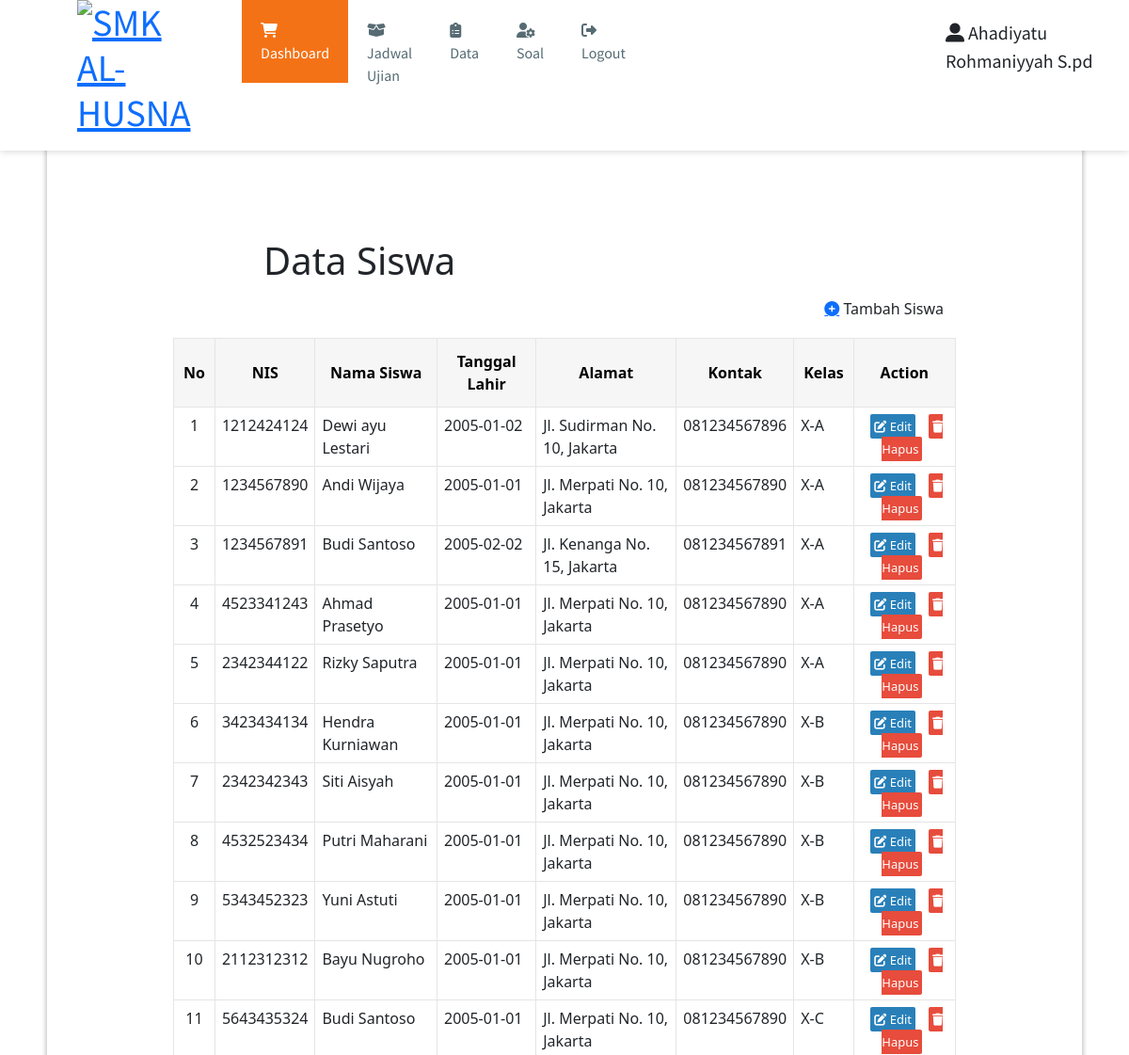
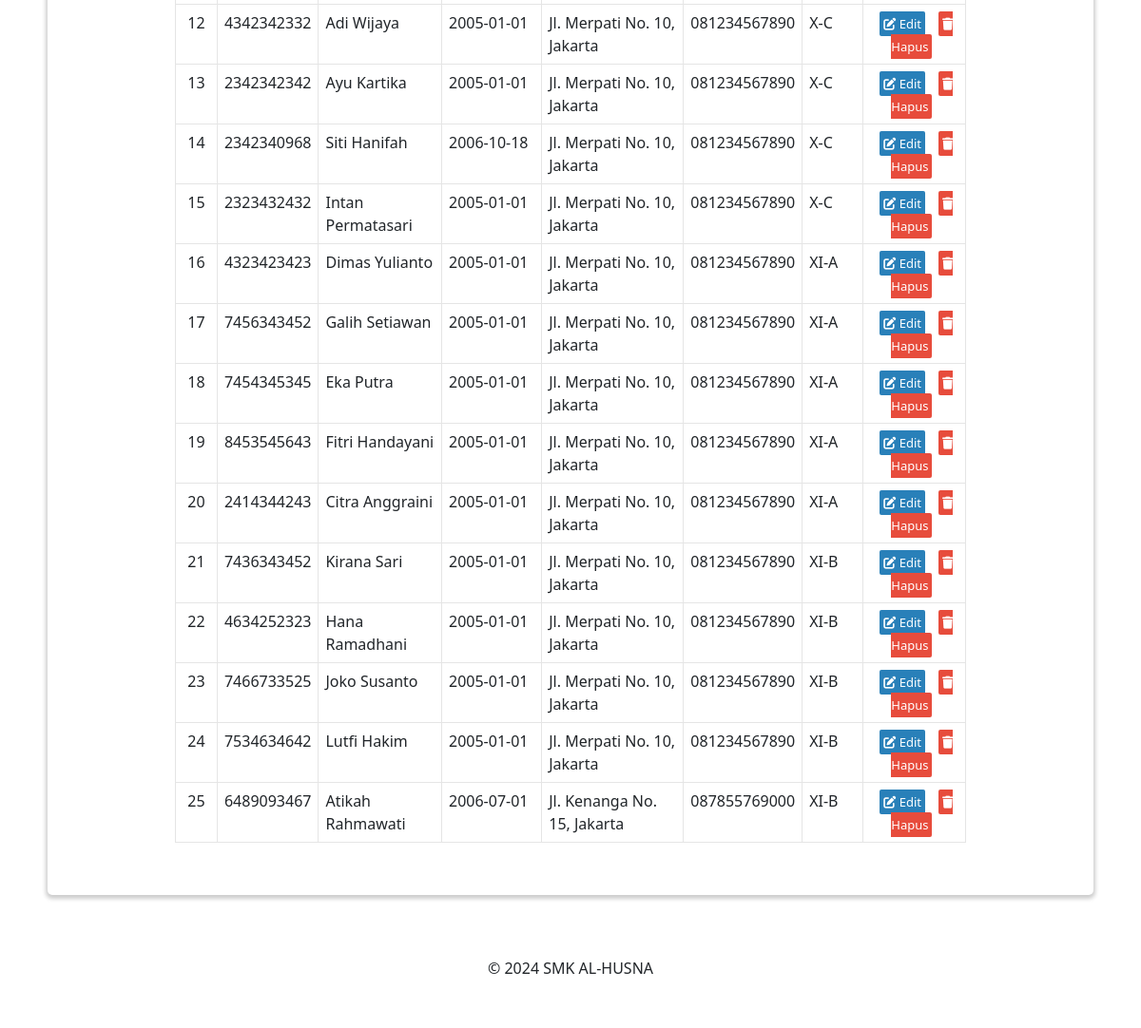
The app's page /dataSiswa.php (signed in) with its own data (2 pictures, top to bottom).
### tables this page shows
CREATE TABLE `siswa` (
  `nis` varchar(10) NOT NULL,
  `siswa` varchar(30) NOT NULL,
  `tanggal_lahir` date NOT NULL,
  `alamat` varchar(30) NOT NULL,
  `kontak` varchar(13) NOT NULL,
  `id_kelas` varchar(10) NOT NULL,
  `id_user` varchar(10) NOT NULL
);

CREATE TABLE `kelas` (
  `id_kelas` varchar(10) NOT NULL,
  `kelas` varchar(30) NOT NULL,
  `ruangan` varchar(10) NOT NULL,
  `ketua_kelas` varchar(30) NOT NULL
);

### dataSiswa.php (the view, shortened to what this page needs)
<?php include "header.php"; ?>
<main>
	<div>
		<?php include "headerdata.php"; ?>
		<div>
			<h1 style="margin-left: 200px; margin-top: 100px;">Data Siswa</h1>
		</div>
	</div>
	<div class="content-produk">
		<button class="btn btn-tambahkan-produk" id="btn-tambahkan-produk" data-bs-toggle="modal" data-bs-target="#addSiswa"><a class="fas fa-plus-circle"></a> Tambah Siswa</i></button>
		<div style="height: 50px;"></div>
		<table class="table-produk">
			<tr>
				<th class="text-center align-middle">No</th>
				<th class="text-center align-middle">NIS</th>
				<th class="text-center align-middle">Nama Siswa</th>
				<th class="text-center align-middle">Tanggal Lahir</th>
				<th class="text-center align-middle">Alamat</th>
				<th class="text-center align-middle">Kontak</th>
				<th class="text-center align-middle">Kelas</th>
				<th class="text-center align-middle" colspan="2">Action</th>
			</tr>
			<?php
			$ambildata = mysqli_query($mysqli, "SELECT * FROM siswa left join kelas on siswa.id_kelas=kelas.id_kelas order by siswa.id_kelas asc;");
			$i = 1;
			while ($data = mysqli_fetch_array($ambildata)) {
			?>
				<tr>
					<td style="text-align: center;"><?= $i; ?></td>
					<td><?= $data["nis"]; ?></td>
					<td><?= $data["siswa"]; ?></td>
					<td><?= $data['tanggal_lahir']; ?></td>
					<td><?= $data['alamat']; ?></td>
					<td><?= $data['kontak']; ?></td>
					<td><?= $data['kelas']; ?></td>
					<td style="text-align: center;">
						<a href="#" class="action-edit" data-bs-toggle="modal" data-bs-target="#edit<?= $data['nis']; ?>"><i class="fas fa-edit"></i> Edit</a>
						<a href="#" class="action-hapus" data-bs-toggle="modal" data-bs-target="#delete<?= $data['nis']; ?>"><i class="fas fa-trash"></i> Hapus</a>
					</td>
				</tr>
			<?php
				$i++;
			}
			?>
		</table>
	</div>
</main>
<?php include "footer.php"; ?>

### assets/styles/style.css (style rules this page uses)
body { font-family: 'Lato', sans-serif; color: #585858; background: #E7EFF2; }
main { background: white; box-shadow: 0 2px 4px 2px rgba(0, 0, 0, 0.2); border-radius: 5px; padding: 30px; margin: 85px 50px 30px; }
.btn { cursor: pointer; border: 1.5px solid #F47216; padding: 10px; border-radius: 5px; transition: 0.5s; font-weight: 600; text-decoration: none; }
.btn-tambahkan-produk, .btn-tambahkan-transaksi { background-color: #F47216; color: white; float: right; }
.table-produk, .table-laporan { margin: auto; margin-bottom: 25px; width: 100%; }
.table-produk td, .table-laporan td { border: 1.5px solid #E5E5E5; padding: 7px; }
.table-produk th, .table-laporan th { color: #000; background-color: #F6F6F6; border: 1.5px solid #E5E5E5; padding: 12px 10px; font-weight: 600; text-decoration: none; }
.content-produk, .content-laporan { width: 80%; margin: auto; }
.action-hapus, .action-edit, .action-detail { text-decoration: none; color: white; padding: 4px; margin: 5px; font-size: 13px; border-radius: 2px; }
.action-hapus { background-color: #e74c3c; }
.action-edit, .action-detail { background-color: #2980b9; }

### records on screen
siswa: nis "1212424124", siswa "Dewi ayu Lestari", tanggal_lahir "2005-01-02", alamat "Jl. Sudirman No. 10, Jakarta", kontak "081234567896", id_kelas.kelas "X-A"
siswa: nis "1234567890", siswa "Andi Wijaya", tanggal_lahir "2005-01-01", alamat "Jl. Merpati No. 10, Jakarta", kontak "081234567890", id_kelas.kelas "X-A"
siswa: nis "1234567891", siswa "Budi Santoso", tanggal_lahir "2005-02-02", alamat "Jl. Kenanga No. 15, Jakarta", kontak "081234567891", id_kelas.kelas "X-A"
siswa: nis "4523341243", siswa "Ahmad Prasetyo", tanggal_lahir "2005-01-01", alamat "Jl. Merpati No. 10, Jakarta", kontak "081234567890", id_kelas.kelas "X-A"
siswa: nis "2342344122", siswa "Rizky Saputra", tanggal_lahir "2005-01-01", alamat "Jl. Merpati No. 10, Jakarta", kontak "081234567890", id_kelas.kelas "X-A"
siswa: nis "3423434134", siswa "Hendra Kurniawan", tanggal_lahir "2005-01-01", alamat "Jl. Merpati No. 10, Jakarta", kontak "081234567890", id_kelas.kelas "X-B"
siswa: nis "2342342343", siswa "Siti Aisyah", tanggal_lahir "2005-01-01", alamat "Jl. Merpati No. 10, Jakarta", kontak "081234567890", id_kelas.kelas "X-B"
siswa: nis "4532523434", siswa "Putri Maharani", tanggal_lahir "2005-01-01", alamat "Jl. Merpati No. 10, Jakarta", kontak "081234567890", id_kelas.kelas "X-B"
siswa: nis "5343452323", siswa "Yuni Astuti", tanggal_lahir "2005-01-01", alamat "Jl. Merpati No. 10, Jakarta", kontak "081234567890", id_kelas.kelas "X-B"
siswa: nis "2112312312", siswa "Bayu Nugroho", tanggal_lahir "2005-01-01", alamat "Jl. Merpati No. 10, Jakarta", kontak "081234567890", id_kelas.kelas "X-B"
siswa: nis "5643435324", siswa "Budi Santoso", tanggal_lahir "2005-01-01", alamat "Jl. Merpati No. 10, Jakarta", kontak "081234567890", id_kelas.kelas "X-C"
siswa: nis "4342342332", siswa "Adi Wijaya", tanggal_lahir "2005-01-01", alamat "Jl. Merpati No. 10, Jakarta", kontak "081234567890", id_kelas.kelas "X-C"
siswa: nis "2342342342", siswa "Ayu Kartika", tanggal_lahir "2005-01-01", alamat "Jl. Merpati No. 10, Jakarta", kontak "081234567890", id_kelas.kelas "X-C"
siswa: nis "2342340968", siswa "Siti Hanifah", tanggal_lahir "2006-10-18", alamat "Jl. Merpati No. 10, Jakarta", kontak "081234567890", id_kelas.kelas "X-C"
siswa: nis "2323432432", siswa "Intan Permatasari", tanggal_lahir "2005-01-01", alamat "Jl. Merpati No. 10, Jakarta", kontak "081234567890", id_kelas.kelas "X-C"
siswa: nis "4323423423", siswa "Dimas Yulianto", tanggal_lahir "2005-01-01", alamat "Jl. Merpati No. 10, Jakarta", kontak "081234567890", id_kelas.kelas "XI-A"
siswa: nis "7456343452", siswa "Galih Setiawan", tanggal_lahir "2005-01-01", alamat "Jl. Merpati No. 10, Jakarta", kontak "081234567890", id_kelas.kelas "XI-A"
siswa: nis "7454345345", siswa "Eka Putra", tanggal_lahir "2005-01-01", alamat "Jl. Merpati No. 10, Jakarta", kontak "081234567890", id_kelas.kelas "XI-A"
siswa: nis "8453545643", siswa "Fitri Handayani", tanggal_lahir "2005-01-01", alamat "Jl. Merpati No. 10, Jakarta", kontak "081234567890", id_kelas.kelas "XI-A"
siswa: nis "2414344243", siswa "Citra Anggraini", tanggal_lahir "2005-01-01", alamat "Jl. Merpati No. 10, Jakarta", kontak "081234567890", id_kelas.kelas "XI-A"
siswa: nis "7436343452", siswa "Kirana Sari", tanggal_lahir "2005-01-01", alamat "Jl. Merpati No. 10, Jakarta", kontak "081234567890", id_kelas.kelas "XI-B"
siswa: nis "4634252323", siswa "Hana Ramadhani", tanggal_lahir "2005-01-01", alamat "Jl. Merpati No. 10, Jakarta", kontak "081234567890", id_kelas.kelas "XI-B"
siswa: nis "7466733525", siswa "Joko Susanto", tanggal_lahir "2005-01-01", alamat "Jl. Merpati No. 10, Jakarta", kontak "081234567890", id_kelas.kelas "XI-B"
siswa: nis "7534634642", siswa "Lutfi Hakim", tanggal_lahir "2005-01-01", alamat "Jl. Merpati No. 10, Jakarta", kontak "081234567890", id_kelas.kelas "XI-B"
siswa: nis "6489093467", siswa "Atikah Rahmawati", tanggal_lahir "2006-07-01", alamat "Jl. Kenanga No. 15, Jakarta", kontak "087855769000", id_kelas.kelas "XI-B"

### other values on screen
$_SESSION['fullname'] "Ahadiyatu Rohmaniyyah S.pd"
